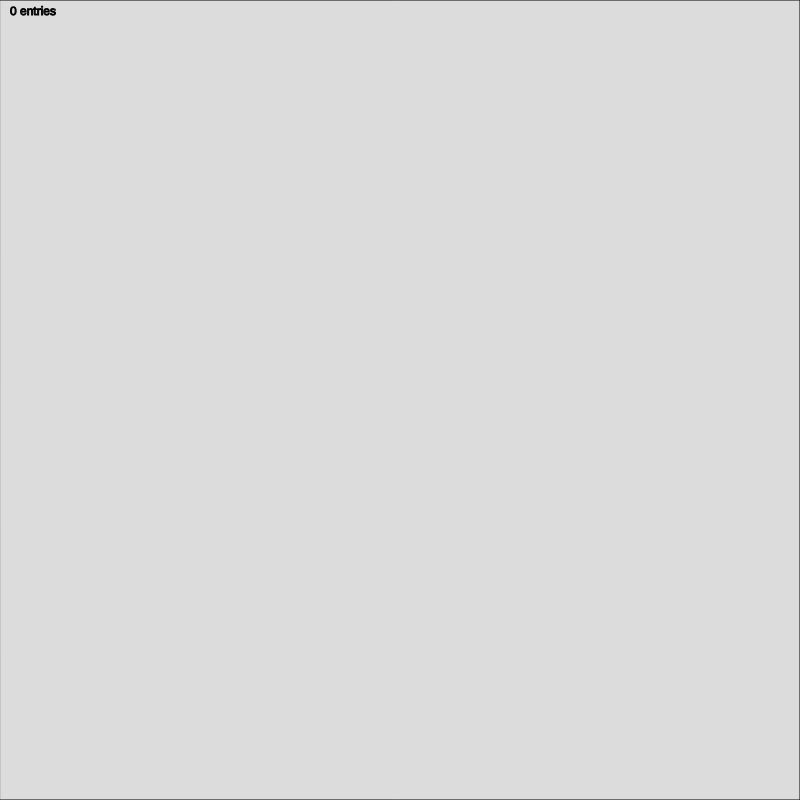
Frame 1 (no input)
Frame 60 (no input): identical to frame 1, image omitted
Frame 120 (the mouse pressed at the canvas centre since frame 60): identical to frame 1, image omitted

The p5.js sketch that drew this single still picture (run headless with seeded random() and noise() and a simulated clock; from frame 60 on, the mouse is pressed at the canvas centre):

// p5.js sketch
// ── sketch.js
let tree;

function setup() {
  createCanvas(800, 800);
  tree = new QuadTree(0, 0, width, height);
}

function draw() {
  background(220);
  tree.render();
  text(tree.size() + ' entries', 10, 15);
  // if (mouseIsPressed) tree.insert({ x: mouseX, y: mouseY });
}

function mouseClicked() {
  tree.insert({ x: mouseX, y: mouseY });
}


// ── qtree.js
class QuadTree {
  constructor(x, y, w, h) {
    this.bounds = { x, y, w, h };
    this.capacity = 4;
    this.points = [];
    this.divided = false;
  }

  size() {
    return (this.points.length + (this.divided ? 
      this.nw.size() + this.ne.size() + this.sw.size() + this.se.size(): 0));
  }

  render() {
    let { x, y, w, h } = this.bounds;
   
    if (this.divided) {
      this.nw.render();
      this.ne.render();
      this.sw.render();
      this.se.render();
    }
    else {
      noFill();
      stroke(0);
      rect(x, y, w, h);
      this.points.forEach((pt) => circle(pt.x, pt.y, 5));
    }
  }

  subdivide() {
    let { x, y, w, h } = this.bounds;
    
    // divid into 4 new trees
    this.nw = new QuadTree(x, y, w / 2, h / 2);
    this.ne = new QuadTree(x + w / 2, y, w / 2, h / 2);
    this.sw = new QuadTree(x, y + h / 2, w / 2, h / 2);
    this.se = new QuadTree(x + w / 2, y + h / 2, w / 2, h / 2);
    this.divided = true;
    
    // move the points to the new trees
    this.points.forEach(p => this.toChildren(p));
    this.points = [];
  }

  insert(pt) {
    if (!this.contains(pt)) return false; // ignore

    if (!this.divided) {
      
      if (this.points.length < this.capacity) { // insert
        this.points.push(pt); 
        return true;
      }
      if (this.points.length === this.capacity) { // divide
        this.subdivide();  
      }
    }
    
    // we're already divided, give to children
    return this.toChildren(pt);
  }
  
  toChildren(pt) {
    // try to insert in each of quadrants, if so return true
    return (this.nw.insert(pt) || this.ne.insert(pt) ||
      this.sw.insert(pt) || this.se.insert(pt));
  }

  contains(pt) {
    // check if the point is inside this quad
    let { x, y, w, h } = this.bounds;
    return pt.x >= x && pt.x <= x + w && pt.y >= y && pt.y <= y + h;
  }
}
